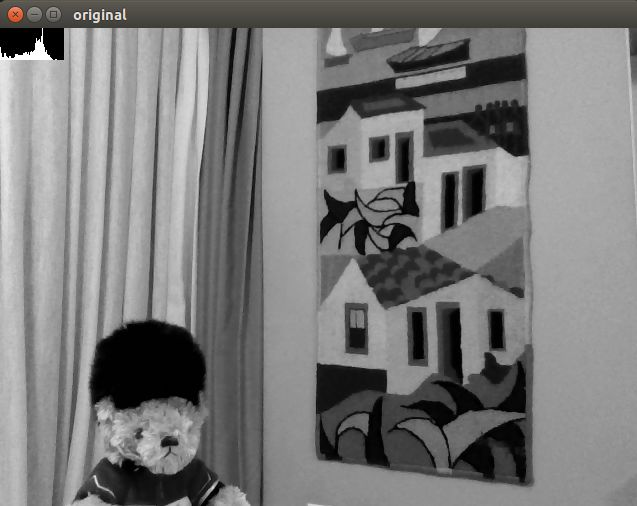
//> input picture Aula_4/original.jpg, 637 x 506 px
$ ./trocaregioes ../Aula_4/original.jpg   (built with g++ and OpenCV 4)
//> lines starting //> are read from the running program, lines starting //| are printed output that depends on the picture
#include <iostream>
#include <opencv2/opencv.hpp>


using namespace cv;
using namespace std;

int main(int argc, char** argv){

  Mat image;
  int width, height;
  unsigned char aux;
  string path = "/home/dan/opencv-3.4.1/scratch/images/";
  path.append(argv[1]);

  image= imread(path,CV_LOAD_IMAGE_GRAYSCALE);
//> image: 506 rows x 637 cols, CV_8UC1; min 0, max 255, mean 121.4

  width=image.size().width;
//> width = 637
  height=image.size().height;
//> height = 506


  if(!image.data){
  	cout << "Erro ao abrir imagem.png" << endl;
  } else {

    	for(int i=0;i<height/2;i++){
     	 for(int j=0;j<width/2;j++){
	  aux = image.at<uchar>(i,j);
       	  image.at<uchar>(i,j) = image.at<uchar>(i+height/2,j+width/2);
	 image.at<uchar>(i+height/2,j+width/2) = aux;
     	}
   	 }
//> this loop made 253 passes
//> aux on passes 1 to 3: 87, 96, 86
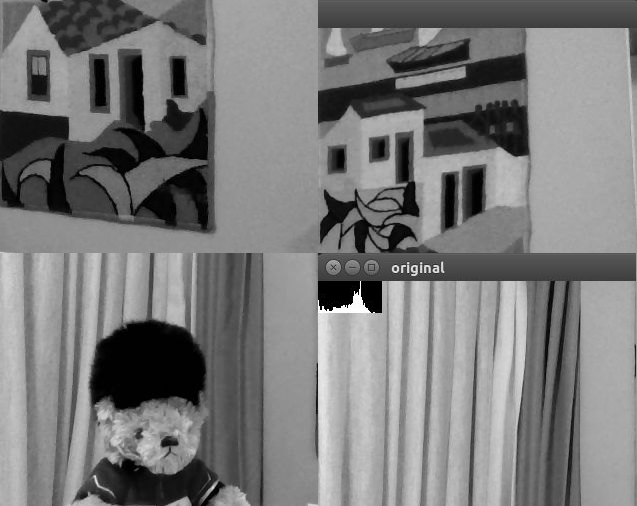
//> image: 506 rows x 637 cols, CV_8UC1; min 0, max 255, mean 121.4
//> after the loop, aux = 126

	for(int i=height/2;i<height;i++){
     	 for(int j=0;j<width/2;j++){
	  aux = image.at<uchar>(i,j);
       	  image.at<uchar>(i,j) = image.at<uchar>(i-height/2,j+width/2);
	 image.at<uchar>(i-height/2,j+width/2) = aux;
     	}
   	 }
//> this loop made 253 passes
//> aux on passes 1 to 3: 127, 126, 125
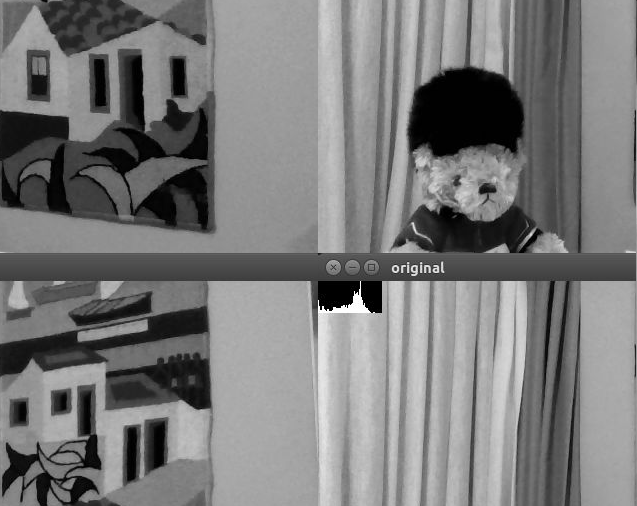
//> image: 506 rows x 637 cols, CV_8UC1; min 0, max 255, mean 121.4
//> after the loop, aux = 208

	namedWindow("Troca Regioes",WINDOW_AUTOSIZE);
	imshow("Troca Regioes", image);
	waitKey();

  }


return 0;
}
